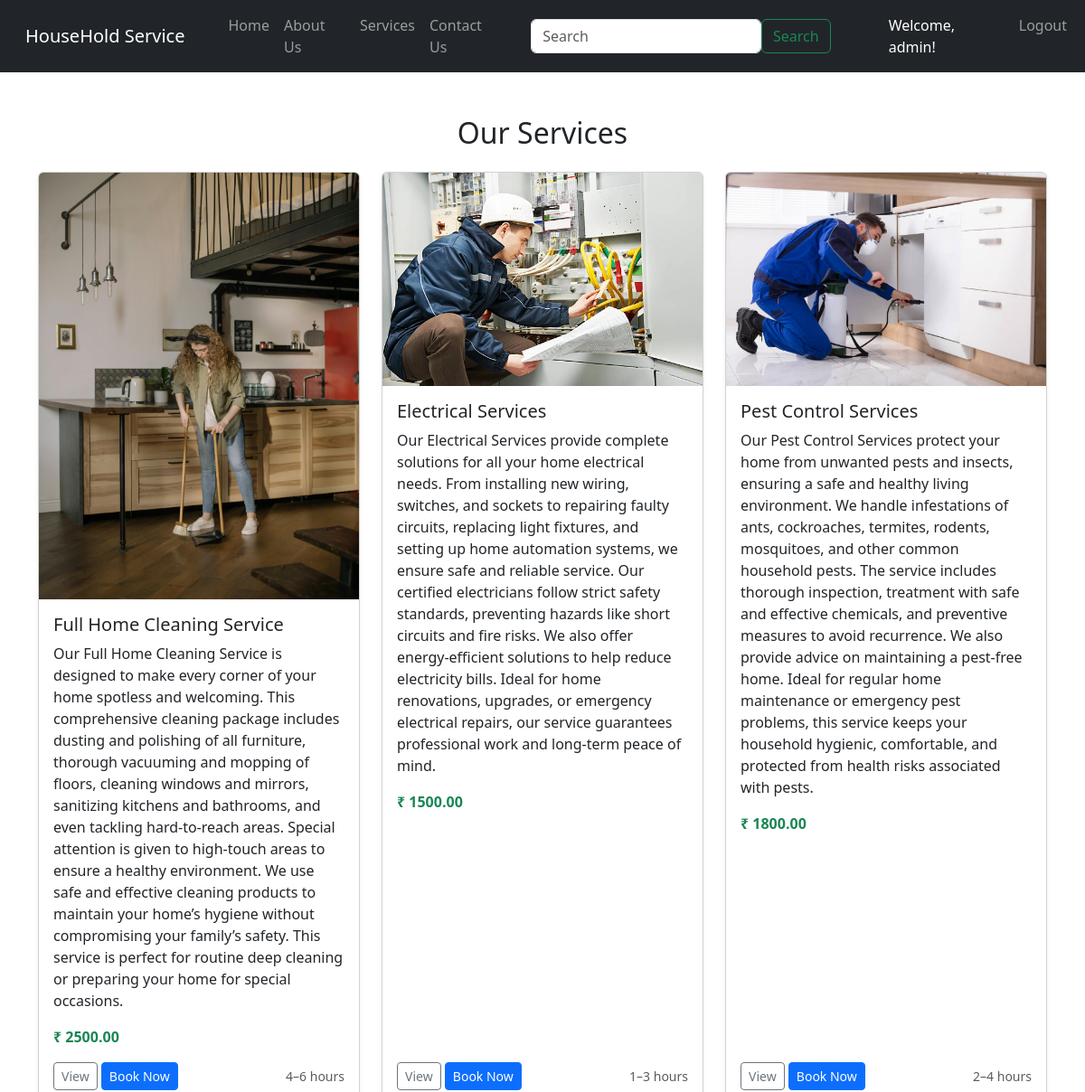
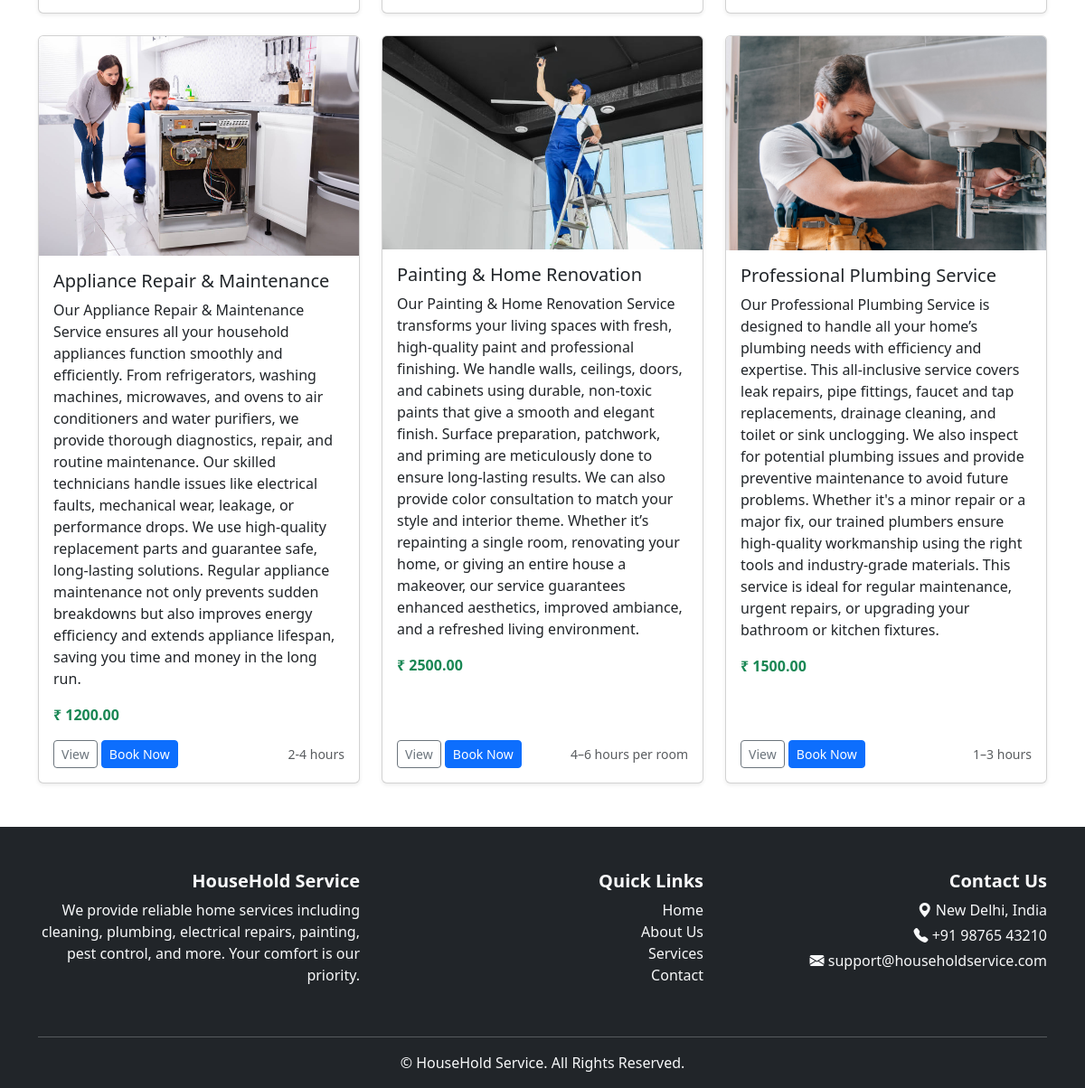
Page /services (signed in) on the committed database (2 pictures, top to bottom).
### home/models.py (models this page shows, shortened)
class Service(models.Model):
    name = models.CharField(max_length=200)
    description = models.TextField()
    duration = models.CharField(max_length=100, blank=True, null=True)  # e.g. "30 mins"
    price = models.DecimalField(max_digits=10, decimal_places=2, default=0.00)
    image = models.ImageField(upload_to="services/", blank=True, null=True)

### home/views.py (the view)
# urls.py: path('services', views.services, name='services'),
def services(request):
    services = Service.objects.all()
    return render(request, "services.html", {"services": services})

### templates/services.html (shortened to what this page needs)
{% extends "base.html" %}
{% block body %}
<div class="container my-5">
  <h2 class="text-center mb-4">Our Services</h2>
  <div class="row row-cols-1 row-cols-md-3 g-4">
    {% for service in services %}
    <div class="col">
      <div class="card h-100 shadow-sm">
        {% if service.image %}
          <img src="{{ service.image.url }}" class="card-img-top" alt="{{ service.name|default:'Service Image' }}">
        {% else %}
          <img src="/static/img/default-service.png" class="card-img-top" alt="{{ service.name|default:'Service Image' }}">
        {% endif %}
        <div class="card-body d-flex flex-column">
          <h5 class="card-title">{{ service.name|default:'Unnamed Service' }}</h5>
          <p class="card-text">{{ service.description|default:'No description available.' }}</p>
          <p class="card-text text-success fw-bold">₹ {{ service.price|default:'N/A' }}</p>
          <div class="mt-auto d-flex justify-content-between align-items-center">
            <div>
              <a href="{% url 'service_detail' service.pk %}" class="btn btn-outline-secondary btn-sm">
                View
              </a>
              {% if request.user.is_authenticated %}
              <a href="{% url 'book_service' %}?service={{ service.name }}" class="btn btn-primary btn-sm">
                Book Now
              </a>
              {% endif %}
            </div>
            {% if service.duration %}
            <small class="text-muted">{{ service.duration }}</small>
            {% endif %}
          </div>
        </div>
      </div>
    </div>
    {% empty %}
      <p class="text-center">No services available.</p>
    {% endfor %}
  </div>
</div>
{% endblock body %}

### templates/base.html (shortened to what this page needs)
<!DOCTYPE html>
<html lang="en">
  <head>
    <link
      rel="stylesheet"
      href="https://cdn.jsdelivr.net/npm/bootstrap@5.3.8/dist/css/bootstrap.rtl.min.css"
    />
    <link
      rel="stylesheet"
      href="https://cdn.jsdelivr.net/npm/bootstrap-icons@1.10.5/font/bootstrap-icons.css"
    />
  </head>
  <body>
    <nav class="navbar navbar-expand-lg navbar-dark bg-dark">
      <div class="container-fluid">
        <a class="navbar-brand" href="/">HouseHold Service</a>
        <div class="collapse navbar-collapse" id="navbarSupportedContent">
          <ul class="navbar-nav me-auto mb-2 mb-lg-0">
            <li class="nav-item">
              <a
                class="nav-link {% if request.resolver_match.url_name == 'home' %}active{% endif %}"
                href="/"
                >Home</a
              >
            </li>
            <li class="nav-item">
              <a class="nav-link" href="{% url 'about' %}">About Us</a>
            </li>
            <li class="nav-item">
              <a class="nav-link" href="{% url 'services' %}">Services</a>
            </li>
            <li class="nav-item">
              <a class="nav-link" href="{% url 'contact' %}">Contact Us</a>
            </li>
          </ul>
          <form class="d-flex me-3" role="search">
            <input
              class="form-control me-2"
              type="search"
              placeholder="Search"
              aria-label="Search"
            />
            <button class="btn btn-outline-success" type="submit">
              Search
            </button>
          </form>
          <ul class="navbar-nav">
            {% if request.user.is_authenticated %}
            <li class="nav-item d-flex align-items-center me-3">
              <span class="nav-link text-white">
                Welcome, {{ request.user.username }}!
              </span>
            </li>
            <li class="nav-item">
              <a href="{% url 'logout' %}" class="nav-link">Logout</a>
            </li>
            {% else %}
            <li class="nav-item">
              <a href="{% url 'login' %}" class="nav-link">Login</a>
            </li>
            {% endif %}
          </ul>
        </div>
      </div>
    </nav>
    <main class="flex-shrink-0">{% block body %}{% endblock body %}</main>
    <footer class="bg-dark text-light pt-5 pb-3 mt-5">
      <div class="container">
        <div class="row text-center text-md-start">
          <div class="col-md-4 mb-4">
            <h5 class="fw-bold">HouseHold Service</h5>
            <p>
              We provide reliable home services including cleaning, plumbing,
              electrical repairs, painting, pest control, and more. Your comfort
              is our priority.
            </p>
          </div>
          <div class="col-md-4 mb-4">
            <h5 class="fw-bold">Quick Links</h5>
            <ul class="list-unstyled">
              <li>
                <a
                  href="{% url 'home' %}"
                  class="text-decoration-none text-light"
                  >Home</a
                >
              </li>
              <li>
                <a
                  href="{% url 'about' %}"
                  class="text-decoration-none text-light"
                  >About Us</a
                >
              </li>
              <li>
                <a
                  href="{% url 'services' %}"
                  class="text-decoration-none text-light"
                  >Services</a
                >
              </li>
              <li>
                <a
                  href="{% url 'contact' %}"
                  class="text-decoration-none text-light"
                  >Contact</a
                >
              </li>
            </ul>
          </div>
          <div class="col-md-4 mb-4">
            <h5 class="fw-bold">Contact Us</h5>
            <p class="mb-1">
              <i class="bi bi-geo-alt-fill me-2"></i> New Delhi, India
            </p>
            <p class="mb-1">
              <i class="bi bi-telephone-fill me-2"></i> +91 98765 43210
            </p>
            <p class="mb-0">
              <i class="bi bi-envelope-fill me-2"></i>
              support@householdservice.com
            </p>
          </div>
        </div>
        <hr class="border-light" />
        <div class="text-center">
          <p class="mb-0">
            &copy; {{ now.year }} HouseHold Service. All Rights Reserved.
          </p>
        </div>
      </div>
    </footer>
  </body>
</html>

### rows in the picture
Service: image (picture), name "Full Home Cleaning Service", description "Our Full Home Cleaning Service is designed to make every corner of your home spotless and welcoming. This comprehensive cleaning package includes dusting and polishing of all furniture, thorough vacuuming and mopping of floors, cleaning windows and mirrors, sanitizing kitchens and bathrooms, and even tackling hard-to-reach areas. Special attention is given to high-touch areas to ensure a healthy environment. We use safe and effective cleaning products to maintain your home’s hygiene without compromising your family’s safety. This service is perfect for routine deep cleaning or preparing your home for special occasions.", price "2500.00", duration "4–6 hours"
Service: image (picture), name "Electrical Services", description "Our Electrical Services provide complete solutions for all your home electrical needs. From installing new wiring, switches, and sockets to repairing faulty circuits, replacing light fixtures, and setting up home automation systems, we ensure safe and reliable service. Our certified electricians follow strict safety standards, preventing hazards like short circuits and fire risks. We also offer energy-efficient solutions to help reduce electricity bills. Ideal for home renovations, upgrades, or emergency electrical repairs, our service guarantees professional work and long-term peace of mind.", price "1500.00", duration "1–3 hours"
Service: image (picture), name "Pest Control Services", description "Our Pest Control Services protect your home from unwanted pests and insects, ensuring a safe and healthy living environment. We handle infestations of ants, cockroaches, termites, rodents, mosquitoes, and other common household pests. The service includes thorough inspection, treatment with safe and effective chemicals, and preventive measures to avoid recurrence. We also provide advice on maintaining a pest-free home. Ideal for regular home maintenance or emergency pest problems, this service keeps your household hygienic, comfortable, and protected from health risks associated with pests.", price "1800.00", duration "2–4 hours"
Service: image (picture), name "Appliance Repair & Maintenance", description "Our Appliance Repair & Maintenance Service ensures all your household appliances function smoothly and efficiently. From refrigerators, washing machines, microwaves, and ovens to air conditioners and water purifiers, we provide thorough diagnostics, repair, and routine maintenance. Our skilled technicians handle issues like electrical faults, mechanical wear, leakage, or performance drops. We use high-quality replacement parts and guarantee safe, long-lasting solutions. Regular appliance maintenance not only prevents sudden breakdowns but also improves energy efficiency and extends appliance lifespan, saving you time and money in the long run.", price "1200.00", duration "2-4 hours"
Service: image (picture), name "Painting & Home Renovation", description "Our Painting & Home Renovation Service transforms your living spaces with fresh, high-quality paint and professional finishing. We handle walls, ceilings, doors, and cabinets using durable, non-toxic paints that give a smooth and elegant finish. Surface preparation, patchwork, and priming are meticulously done to ensure long-lasting results. We can also provide color consultation to match your style and interior theme. Whether it’s repainting a single room, renovating your home, or giving an entire house a makeover, our service guarantees enhanced aesthetics, improved ambiance, and a refreshed living environment.", price "2500.00", duration "4–6 hours per room"
Service: image (picture), name "Professional Plumbing Service", description "Our Professional Plumbing Service is designed to handle all your home’s plumbing needs with efficiency and expertise. This all-inclusive service covers leak repairs, pipe fittings, faucet and tap replacements, drainage cleaning, and toilet or sink unclogging. We also inspect for potential plumbing issues and provide preventive maintenance to avoid future problems. Whether it's a minor repair or a major fix, our trained plumbers ensure high-quality workmanship using the right tools and industry-grade materials. This service is ideal for regular maintenance, urgent repairs, or upgrading your bathroom or kitchen fixtures.", price "1500.00", duration "1–3 hours"

### other values in the picture
{{ request.user.username }} "admin"
